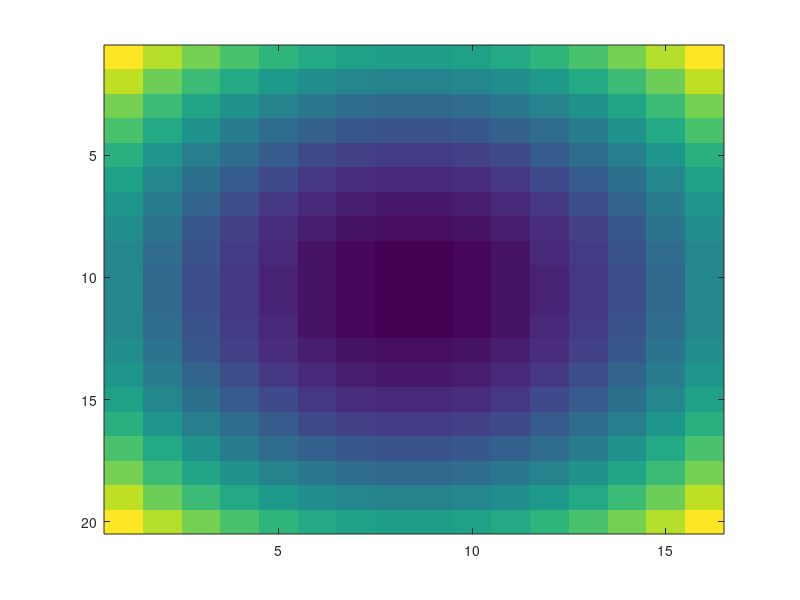

This chart was generated by the following MATLAB code:
clear all;
close all;
clc;

%%% half FOC in horizontal axis 6.9242
%%% half FOC in vertical axis 6.3014



[u,v]=meshgrid(linspace(-6.3014,6.3014,16),linspace(-6.9242,6.9242,20));
off_crc=sqrt(sind(u).^2+sind(v).^2+1);
imagesc(off_crc);